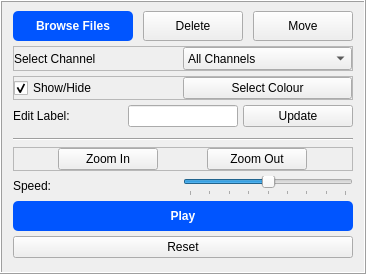
           <widget class="QFrame" name="ControlPanel_1">
            <property name="sizePolicy">
             <sizepolicy hsizetype="Expanding" vsizetype="Expanding">
              <horstretch>0</horstretch>
              <verstretch>0</verstretch>
             </sizepolicy>
            </property>
            <property name="maximumSize">
             <size>
              <width>16777215</width>
              <height>16777215</height>
             </size>
            </property>
            <property name="frameShape">
             <enum>QFrame::Box</enum>
            </property>
            <property name="frameShadow">
             <enum>QFrame::Raised</enum>
            </property>
            <property name="lineWidth">
             <number>1</number>
            </property>
            <layout class="QVBoxLayout" name="verticalLayout_4">
             <property name="spacing">
              <number>5</number>
             </property>
             <property name="topMargin">
              <number>9</number>
             </property>
             <property name="bottomMargin">
              <number>9</number>
             </property>
             <item>
              <widget class="QFrame" name="frame">
               <property name="minimumSize">
                <size>
                 <width>200</width>
                 <height>30</height>
                </size>
               </property>
               <property name="maximumSize">
                <size>
                 <width>16777215</width>
                 <height>16777215</height>
                </size>
               </property>
               <property name="frameShape">
                <enum>QFrame::NoFrame</enum>
               </property>
               <property name="frameShadow">
                <enum>QFrame::Raised</enum>
               </property>
               <property name="lineWidth">
                <number>0</number>
               </property>
               <layout class="QHBoxLayout" name="horizontalLayout_20">
                <property name="spacing">
                 <number>10</number>
                </property>
                <property name="leftMargin">
                 <number>0</number>
                </property>
                <property name="topMargin">
                 <number>0</number>
                </property>
                <property name="rightMargin">
                 <number>0</number>
                </property>
                <property name="bottomMargin">
                 <number>0</number>
                </property>
                <item>
                 <widget class="QPushButton" name="BrowseButton_1">
                  <property name="sizePolicy">
                   <sizepolicy hsizetype="Expanding" vsizetype="Expanding">
                    <horstretch>0</horstretch>
                    <verstretch>0</verstretch>
                   </sizepolicy>
                  </property>
                  <property name="minimumSize">
                   <size>
                    <width>120</width>
                    <height>22</height>
                   </size>
                  </property>
                  <property name="maximumSize">
                   <size>
                    <width>16777215</width>
                    <height>16777215</height>
                   </size>
                  </property>
                  <property name="font">
                   <font>
                    <bold>true</bold>
                   </font>
                  </property>
                  <property name="styleSheet">
                   <string notr="true">QPushButton {
    background-color: rgb(0, 85, 255);
color:rgb(255, 255, 255);
border-radius:5px;
}

QPushButton:hover {
    background-color: rgb(0, 50, 150);
}
</string>
                  </property>
                  <property name="text">
                   <string>Browse Files</string>
                  </property>
                 </widget>
                </item>
                <item>
                 <widget class="QPushButton" name="deleteButton_1">
                  <property name="sizePolicy">
                   <sizepolicy hsizetype="Expanding" vsizetype="Expanding">
                    <horstretch>0</horstretch>
                    <verstretch>0</verstretch>
                   </sizepolicy>
                  </property>
                  <property name="minimumSize">
                   <size>
                    <width>100</width>
                    <height>22</height>
                   </size>
                  </property>
                  <property name="maximumSize">
                   <size>
                    <width>16777215</width>
                    <height>16777215</height>
                   </size>
                  </property>
                  <property name="styleSheet">
                   <string notr="true"/>
                  </property>
                  <property name="text">
                   <string>Delete</string>
                  </property>
                 </widget>
                </item>
                <item>
                 <widget class="QPushButton" name="Move_1">
                  <property name="sizePolicy">
                   <sizepolicy hsizetype="Expanding" vsizetype="Expanding">
                    <horstretch>0</horstretch>
                    <verstretch>0</verstretch>
                   </sizepolicy>
                  </property>
                  <property name="minimumSize">
                   <size>
                    <width>100</width>
                    <height>22</height>
                   </size>
                  </property>
                  <property name="maximumSize">
                   <size>
                    <width>16777215</width>
                    <height>16777215</height>
                   </size>
                  </property>
                  <property name="styleSheet">
                   <string notr="true"/>
                  </property>
                  <property name="text">
                   <string>Move</string>
                  </property>
                 </widget>
                </item>
               </layout>
              </widget>
             </item>
             <item>
              <widget class="QFrame" name="channel">
               <property name="minimumSize">
                <size>
                 <width>0</width>
                 <height>25</height>
                </size>
               </property>
               <property name="maximumSize">
                <size>
                 <width>16777215</width>
                 <height>16777215</height>
                </size>
               </property>
               <property name="frameShape">
                <enum>QFrame::StyledPanel</enum>
               </property>
               <property name="frameShadow">
                <enum>QFrame::Raised</enum>
               </property>
               <layout class="QHBoxLayout" name="horizontalLayout_5">
                <property name="spacing">
                 <number>0</number>
                </property>
                <property name="leftMargin">
                 <number>0</number>
                </property>
                <property name="topMargin">
                 <number>0</number>
                </property>
                <property name="rightMargin">
                 <number>0</number>
                </property>
                <property name="bottomMargin">
                 <number>0</number>
                </property>
                <item>
                 <widget class="QLabel" name="Channel_label">
                  <property name="sizePolicy">
                   <sizepolicy hsizetype="Expanding" vsizetype="Expanding">
                    <horstretch>0</horstretch>
                    <verstretch>0</verstretch>
                   </sizepolicy>
                  </property>
                  <property name="minimumSize">
                   <size>
                    <width>0</width>
                    <height>15</height>
                   </size>
                  </property>
                  <property name="maximumSize">
                   <size>
                    <width>16777215</width>
                    <height>16777215</height>
                   </size>
                  </property>
                  <property name="styleSheet">
                   <string notr="true"/>
                  </property>
                  <property name="text">
                   <string>Select Channel</string>
                  </property>
                 </widget>
                </item>
                <item>
                 <widget class="QComboBox" name="channelsMenu_1">
                  <property name="sizePolicy">
                   <sizepolicy hsizetype="Expanding" vsizetype="Expanding">
                    <horstretch>0</horstretch>
                    <verstretch>0</verstretch>
                   </sizepolicy>
                  </property>
                  <property name="minimumSize">
                   <size>
                    <width>120</width>
                    <height>22</height>
                   </size>
                  </property>
                  <property name="maximumSize">
                   <size>
                    <width>16777215</width>
                    <height>16777215</height>
                   </size>
                  </property>
                  <property name="styleSheet">
                   <string notr="true"/>
                  </property>
                  <item>
                   <property name="text">
                    <string>All Channels</string>
                   </property>
                  </item>
                 </widget>
                </item>
               </layout>
              </widget>
             </item>
             <item>
              <widget class="QFrame" name="show">
               <property name="maximumSize">
                <size>
                 <width>16777215</width>
                 <height>16777215</height>
                </size>
               </property>
               <property name="frameShape">
                <enum>QFrame::StyledPanel</enum>
               </property>
               <property name="frameShadow">
                <enum>QFrame::Raised</enum>
               </property>
               <layout class="QHBoxLayout" name="horizontalLayout_6">
                <property name="spacing">
                 <number>0</number>
                </property>
                <property name="leftMargin">
                 <number>0</number>
                </property>
                <property name="topMargin">
                 <number>0</number>
                </property>
                <property name="rightMargin">
                 <number>0</number>
                </property>
                <property name="bottomMargin">
                 <number>0</number>
                </property>
                <item>
                 <widget class="QCheckBox" name="ShowHide_1">
                  <property name="sizePolicy">
                   <sizepolicy hsizetype="Expanding" vsizetype="Expanding">
                    <horstretch>0</horstretch>
                    <verstretch>0</verstretch>
                   </sizepolicy>
                  </property>
                  <property name="minimumSize">
                   <size>
                    <width>119</width>
                    <height>20</height>
                   </size>
                  </property>
                  <property name="maximumSize">
                   <size>
                    <width>16777215</width>
                    <height>16777215</height>
                   </size>
                  </property>
                  <property name="text">
                   <string>Show/Hide</string>
                  </property>
                  <property name="checked">
                   <bool>true</bool>
                  </property>
                 </widget>
                </item>
                <item>
                 <widget class="QPushButton" name="SelectColor_1">
                  <property name="sizePolicy">
                   <sizepolicy hsizetype="Expanding" vsizetype="Expanding">
                    <horstretch>0</horstretch>
                    <verstretch>0</verstretch>
                   </sizepolicy>
                  </property>
                  <property name="minimumSize">
                   <size>
                    <width>120</width>
                    <height>22</height>
                   </size>
                  </property>
                  <property name="maximumSize">
                   <size>
                    <width>16777215</width>
                    <height>16777215</height>
                   </size>
                  </property>
                  <property name="styleSheet">
                   <string notr="true"/>
                  </property>
                  <property name="text">
                   <string>Select Colour</string>
                  </property>
                 </widget>
                </item>
               </layout>
              </widget>
             </item>
             <item>
              <widget class="QFrame" name="frame_17">
               <property name="maximumSize">
                <size>
                 <width>16777215</width>
                 <height>16777215</height>
                </size>
               </property>
               <property name="frameShape">
                <enum>QFrame::NoFrame</enum>
               </property>
               <property name="frameShadow">
                <enum>QFrame::Raised</enum>
               </property>
               <property name="lineWidth">
                <number>0</number>
               </property>
               <layout class="QHBoxLayout" name="horizontalLayout_23">
                <property name="spacing">
                 <number>5</number>
                </property>
                <property name="leftMargin">
                 <number>0</number>
                </property>
                <property name="topMargin">
                 <number>0</number>
                </property>
                <property name="rightMargin">
                 <number>0</number>
                </property>
                <property name="bottomMargin">
                 <number>0</number>
                </property>
                <item>
                 <widget class="QLabel" name="label_14">
                  <property name="sizePolicy">
                   <sizepolicy hsizetype="Expanding" vsizetype="Expanding">
                    <horstretch>0</horstretch>
                    <verstretch>0</verstretch>
                   </sizepolicy>
                  </property>
                  <property name="minimumSize">
                   <size>
                    <width>0</width>
                    <height>20</height>
                   </size>
                  </property>
                  <property name="maximumSize">
                   <size>
                    <width>16777215</width>
                    <height>16777215</height>
                   </size>
                  </property>
                  <property name="text">
                   <string>Edit Label:</string>
                  </property>
                 </widget>
                </item>
                <item>
                 <widget class="QLineEdit" name="editLabel_1">
                  <property name="sizePolicy">
                   <sizepolicy hsizetype="Expanding" vsizetype="Expanding">
                    <horstretch>0</horstretch>
                    <verstretch>0</verstretch>
                   </sizepolicy>
                  </property>
                  <property name="minimumSize">
                   <size>
                    <width>0</width>
                    <height>22</height>
                   </size>
                  </property>
                  <property name="maximumSize">
                   <size>
                    <width>16777215</width>
                    <height>16777215</height>
                   </size>
                  </property>
                  <property name="styleSheet">
                   <string notr="true"/>
                  </property>
                 </widget>
                </item>
                <item>
                 <widget class="QPushButton" name="SaveButton_1">
                  <property name="sizePolicy">
                   <sizepolicy hsizetype="Expanding" vsizetype="Expanding">
                    <horstretch>0</horstretch>
                    <verstretch>0</verstretch>
                   </sizepolicy>
                  </property>
                  <property name="text">
                   <string>Update</string>
                  </property>
                 </widget>
                </item>
               </layout>
              </widget>
             </item>
             <item>
              <widget class="QFrame" name="frame_5">
               <property name="maximumSize">
                <size>
                 <width>16777215</width>
                 <height>16777215</height>
                </size>
               </property>
               <property name="frameShape">
                <enum>QFrame::NoFrame</enum>
               </property>
               <property name="frameShadow">
                <enum>QFrame::Raised</enum>
               </property>
               <property name="lineWidth">
                <number>0</number>
               </property>
               <layout class="QVBoxLayout" name="verticalLayout_5">
                <property name="spacing">
                 <number>0</number>
                </property>
                <property name="leftMargin">
                 <number>0</number>
                </property>
                <property name="topMargin">
                 <number>0</number>
                </property>
                <property name="rightMargin">
                 <number>0</number>
                </property>
                <property name="bottomMargin">
                 <number>0</number>
                </property>
                <item>
                 <widget class="Line" name="line">
                  <property name="sizePolicy">
                   <sizepolicy hsizetype="Expanding" vsizetype="Expanding">
                    <horstretch>0</horstretch>
                    <verstretch>0</verstretch>
                   </sizepolicy>
                  </property>
                  <property name="minimumSize">
                   <size>
                    <width>200</width>
                    <height>15</height>
                   </size>
                  </property>
                  <property name="maximumSize">
                   <size>
                    <width>16777215</width>
                    <height>16777215</height>
                   </size>
                  </property>
                  <property name="orientation">
                   <enum>Qt::Horizontal</enum>
                  </property>
                 </widget>
                </item>
                <item>
                 <widget class="QFrame" name="frame_2">
                  <property name="frameShape">
                   <enum>QFrame::StyledPanel</enum>
                  </property>
                  <property name="frameShadow">
                   <enum>QFrame::Raised</enum>
                  </property>
                  <layout class="QHBoxLayout" name="horizontalLayout_7">
                   <property name="spacing">
                    <number>5</number>
                   </property>
                   <property name="leftMargin">
                    <number>0</number>
                   </property>
                   <property name="topMargin">
                    <number>0</number>
                   </property>
                   <property name="rightMargin">
                    <number>0</number>
                   </property>
                   <property name="bottomMargin">
                    <number>0</number>
                   </property>
                   <item>
                    <widget class="QPushButton" name="ZoomIn_1">
                     <property name="sizePolicy">
                      <sizepolicy hsizetype="Expanding" vsizetype="Expanding">
                       <horstretch>0</horstretch>
                       <verstretch>0</verstretch>
                      </sizepolicy>
                     </property>
                     <property name="minimumSize">
                      <size>
                       <width>50</width>
                       <height>22</height>
                      </size>
                     </property>
                     <property name="maximumSize">
                      <size>
                       <width>100</width>
                       <height>16777215</height>
                      </size>
                     </property>
                     <property name="styleSheet">
                      <string notr="true"/>
                     </property>
                     <property name="text">
                      <string>Zoom In</string>
                     </property>
                    </widget>
                   </item>
                   <item>
                    <widget class="QPushButton" name="ZoomOut_1">
                     <property name="sizePolicy">
                      <sizepolicy hsizetype="Expanding" vsizetype="Expanding">
                       <horstretch>0</horstretch>
                       <verstretch>0</verstretch>
                      </sizepolicy>
                     </property>
                     <property name="minimumSize">
                      <size>
                       <width>100</width>
                       <height>22</height>
                      </size>
                     </property>
                     <property name="maximumSize">
                      <size>
                       <width>100</width>
                       <height>16777215</height>
                      </size>
                     </property>
                     <property name="styleSheet">
                      <string notr="true"/>
                     </property>
                     <property name="text">
                      <string>Zoom Out</string>
                     </property>
                    </widget>
                   </item>
                  </layout>
                 </widget>
                </item>
               </layout>
              </widget>
             </item>
             <item>
              <widget class="QFrame" name="frame_20">
               <property name="maximumSize">
                <size>
                 <width>16777215</width>
                 <height>16777215</height>
                </size>
               </property>
               <property name="frameShape">
                <enum>QFrame::NoFrame</enum>
               </property>
               <property name="frameShadow">
                <enum>QFrame::Raised</enum>
               </property>
               <property name="lineWidth">
                <number>0</number>
               </property>
               <layout class="QHBoxLayout" name="horizontalLayout_19">
                <property name="spacing">
                 <number>0</number>
                </property>
                <property name="leftMargin">
                 <number>0</number>
                </property>
                <property name="topMargin">
                 <number>0</number>
                </property>
                <property name="rightMargin">
                 <number>0</number>
                </property>
                <property name="bottomMargin">
                 <number>0</number>
                </property>
                <item>
                 <widget class="QLabel" name="label_15">
                  <property name="sizePolicy">
                   <sizepolicy hsizetype="Expanding" vsizetype="Expanding">
                    <horstretch>0</horstretch>
                    <verstretch>0</verstretch>
                   </sizepolicy>
                  </property>
                  <property name="minimumSize">
                   <size>
                    <width>0</width>
                    <height>15</height>
                   </size>
                  </property>
                  <property name="maximumSize">
                   <size>
                    <width>16777215</width>
                    <height>16777215</height>
                   </size>
                  </property>
                  <property name="text">
                   <string>Speed:</string>
                  </property>
                 </widget>
                </item>
                <item>
                 <widget class="QSlider" name="SpeedSlider_1">
                  <property name="sizePolicy">
                   <sizepolicy hsizetype="Expanding" vsizetype="Expanding">
                    <horstretch>0</horstretch>
                    <verstretch>0</verstretch>
                   </sizepolicy>
                  </property>
                  <property name="minimumSize">
                   <size>
                    <width>0</width>
                    <height>15</height>
                   </size>
                  </property>
                  <property name="maximumSize">
                   <size>
                    <width>16777215</width>
                    <height>16777215</height>
                   </size>
                  </property>
                  <property name="cursor">
                   <cursorShape>PointingHandCursor</cursorShape>
                  </property>
                  <property name="styleSheet">
                   <string notr="true"/>
                  </property>
                  <property name="maximum">
                   <number>8</number>
                  </property>
                  <property name="value">
                   <number>4</number>
                  </property>
                  <property name="tracking">
                   <bool>true</bool>
                  </property>
                  <property name="orientation">
                   <enum>Qt::Horizontal</enum>
                  </property>
                  <property name="tickPosition">
                   <enum>QSlider::TicksBelow</enum>
                  </property>
                  <property name="tickInterval">
                   <number>0</number>
                  </property>
                 </widget>
                </item>
               </layout>
              </widget>
             </item>
             <item>
              <widget class="QFrame" name="frame_22">
               <property name="maximumSize">
                <size>
                 <width>16777215</width>
                 <height>16777215</height>
                </size>
               </property>
               <property name="frameShape">
                <enum>QFrame::NoFrame</enum>
               </property>
               <property name="frameShadow">
                <enum>QFrame::Raised</enum>
               </property>
               <property name="lineWidth">
                <number>0</number>
               </property>
               <layout class="QVBoxLayout" name="verticalLayout_13">
                <property name="spacing">
                 <number>5</number>
                </property>
                <property name="leftMargin">
                 <number>0</number>
                </property>
                <property name="topMargin">
                 <number>0</number>
                </property>
                <property name="rightMargin">
                 <number>0</number>
                </property>
                <property name="bottomMargin">
                 <number>0</number>
                </property>
                <item>
                 <widget class="QPushButton" name="PlayPauseButton_1">
                  <property name="sizePolicy">
                   <sizepolicy hsizetype="Expanding" vsizetype="Expanding">
                    <horstretch>0</horstretch>
                    <verstretch>0</verstretch>
                   </sizepolicy>
                  </property>
                  <property name="minimumSize">
                   <size>
                    <width>80</width>
                    <height>30</height>
                   </size>
                  </property>
                  <property name="maximumSize">
                   <size>
                    <width>16777215</width>
                    <height>16777215</height>
                   </size>
                  </property>
                  <property name="font">
                   <font>
                    <bold>true</bold>
                   </font>
                  </property>
                  <property name="styleSheet">
                   <string notr="true">

QPushButton {
    background-color: rgb(0, 85, 255);
color:rgb(255, 255, 255);
border-radius:5px;
}

QPushButton:hover {
    background-color: rgb(0, 50, 150);
}
</string>
                  </property>
                  <property name="text">
                   <string>Play</string>
                  </property>
                 </widget>
                </item>
                <item>
                 <widget class="QPushButton" name="ResetButton_1">
                  <property name="text">
                   <string>Reset</string>
                  </property>
                 </widget>
                </item>
               </layout>
              </widget>
             </item>
             <item>
              <widget class="QFrame" name="frame_21">
               <property name="maximumSize">
                <size>
                 <width>16777215</width>
                 <height>16777215</height>
                </size>
               </property>
               <property name="frameShape">
                <enum>QFrame::NoFrame</enum>
               </property>
               <property name="frameShadow">
                <enum>QFrame::Raised</enum>
               </property>
               <property name="lineWidth">
                <number>0</number>
               </property>
               <layout class="QHBoxLayout" name="horizontalLayout_24">
                <property name="spacing">
                 <number>0</number>
                </property>
                <property name="leftMargin">
                 <number>0</number>
                </property>
                <property name="topMargin">
                 <number>0</number>
                </property>
                <property name="rightMargin">
                 <number>0</number>
                </property>
                <property name="bottomMargin">
                 <number>0</number>
                </property>
               </layout>
              </widget>
             </item>
            </layout>
           </widget>
